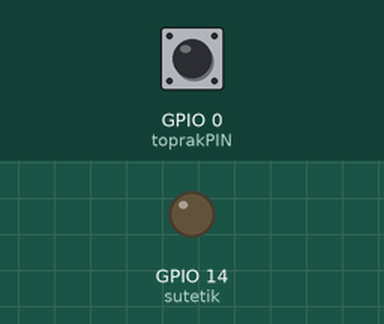
This sketch was run on a simulated ESP8266 (NodeMCU). Shown: output pins drawn as LEDs (lit = HIGH). The inputs (shaded band) are chosen by the test bench; at power-on: GPIO 0 (toprakPIN) HIGH. WiFi joins after 1.5 s; servers stay silent unless stated; the Firebase database answers and starts empty; what the sketch prints to the serial monitor is not drawn.

Above: at 0.1 s.
At 1.7 s:
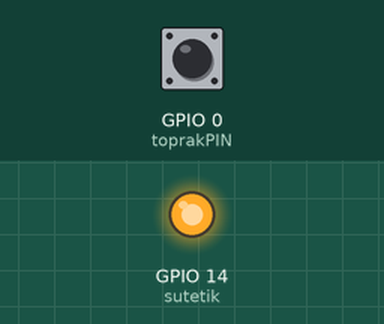
Timing chart, 0 to 3.2 s (numbered marks = the images above):
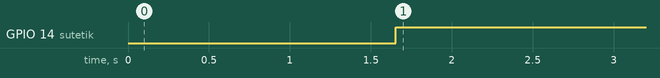

Measured:
- by itself, GPIO 14 (sutetik): LOW → HIGH at 1.7 s

The sketch:

sulamasistemi.ino
```cpp
// Bahadır Kurt ESP8266 Firebase Iot Nesne
#include "FirebaseESP8266.h"
#include <ESP8266WiFi.h>

//1. Firebase veritabanı adresini, Token bilgisini ve ağ adresi bilgilerinizi giriniz.
#define FIREBASE_HOST "finishingproject-5eb4a-default-rtdb.europe-west1.firebasedatabase.app"
#define FIREBASE_AUTH "HTctZPoLaKmhVaIOtS5IJ2EQ4h6r5hD9mwKRunNi"
#define WIFI_SSID "bhdrkurt"
#define WIFI_PASSWORD "bkurt35.,"


//2. veritabanim adında bir firebase veritabanı nesnesi oluşturuyoruz
FirebaseData veritabanim;
int sutetik = 14;
int toprakPIN = 0;
int veri;

void setup()
{
  Serial.begin(115200);
  pinMode(sutetik,OUTPUT);
  pinMode(toprakPIN,INPUT);
  WiFi.begin(WIFI_SSID, WIFI_PASSWORD);
  Serial.print("Ağ Bağlantısı Oluşturuluyor");
  while (WiFi.status() != WL_CONNECTED)
  {
    Serial.print(".");
    delay(300);
  }
  Serial.println();
  Serial.print("IP adresine bağlanıldı: ");
  Serial.println(WiFi.localIP());
  Serial.println();

  //3. Firebase bağlantısı başlatılıyor
  Firebase.begin(FIREBASE_HOST, FIREBASE_AUTH);
  //4. Ağ bağlantısı kesilirse tekrar bağlanmasına izin veriyoruz
  Firebase.reconnectWiFi(true);
}

void loop()
{
  /* sicaklik nem için*/
  veri = digitalRead(toprakPIN);


   if(Firebase.getBool(veritabanim, "Water/Switch")){
  if(veritabanim.boolData() == true)
  {
    digitalWrite(sutetik,LOW);
  }
  else{
    digitalWrite(sutetik,HIGH);
  }
}
  else{
    Serial.print("Str verisi çekilemedi, ");
    Serial.println(veritabanim.errorReason());
  }
    Serial.print("Toprak nem : ");
  Serial.println(veri,2);


  if(Firebase.setInt(veritabanim, "/toprak",veri)){
  Serial.println("Float tipinde veri gönderimi başarılı");
}
else{
    Serial.print("Float tipindeki veri gönderilemedi, ");
    Serial.println(veritabanim.errorReason());
  }

}
```
